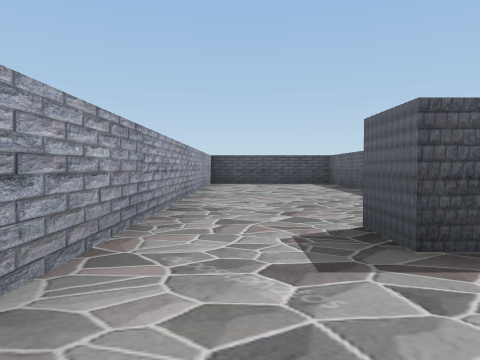
View 1 (above)

16 first-person views from a walk through a Unity game level. The camera is 0.39 m above the floor, tilts 2° down and sees 70° across. The floor is counted in squares, 1 m on a side. Each view is taken from the middle of a square. On the plan, view 1 faces up. The plan holds only what a view shows up to about 9 squares ahead; the rest is blank. The player character is not drawn.

View 2
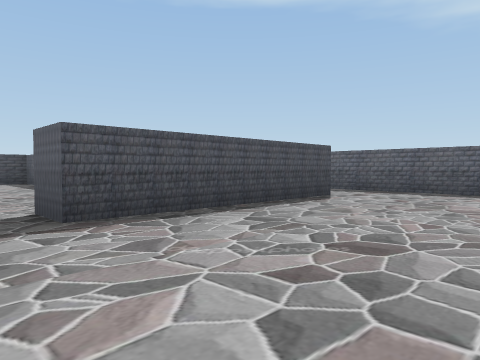

View 3
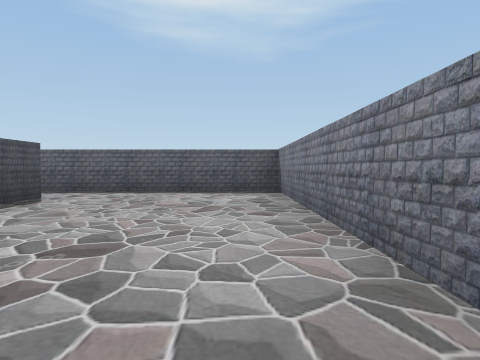

View 4
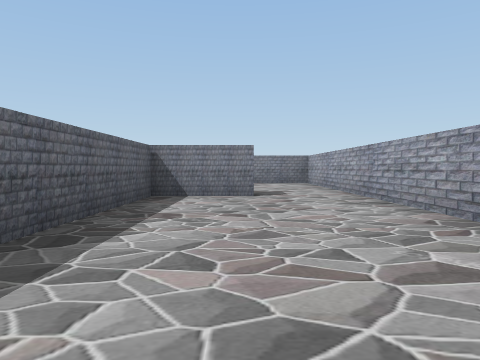

View 5
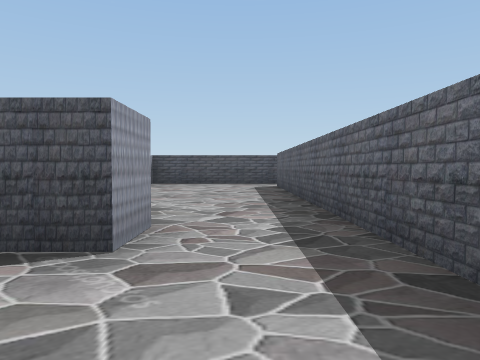

View 6
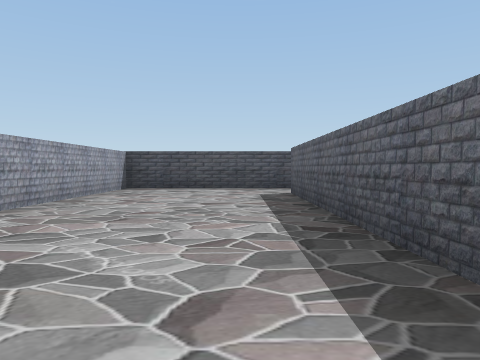

View 7
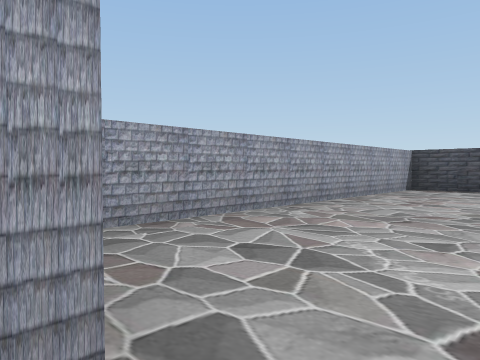

View 8
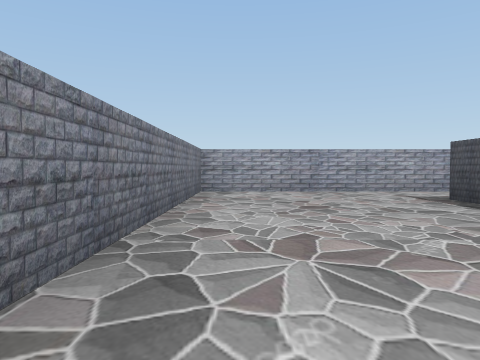

View 9
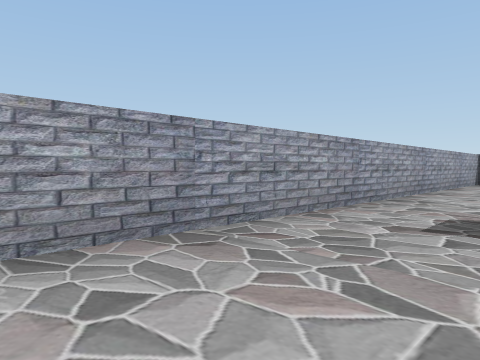

View 10
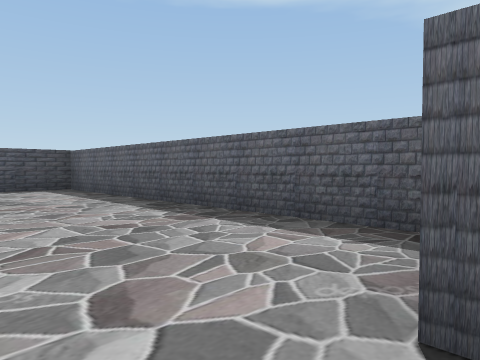

View 11
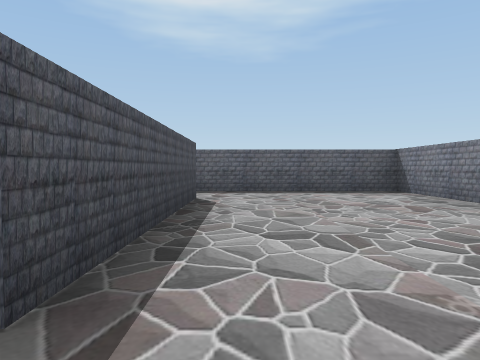

View 12
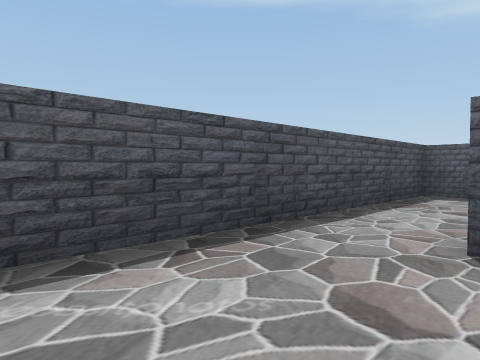

View 13
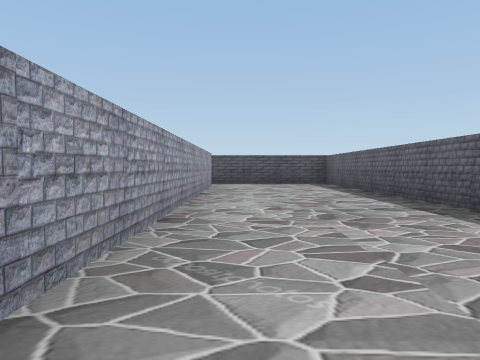

View 14
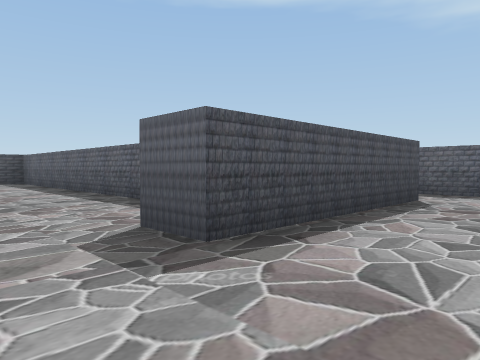

View 15
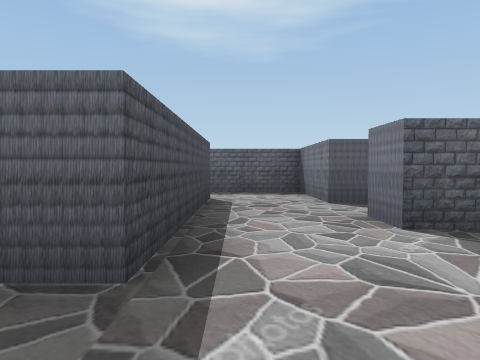

View 16
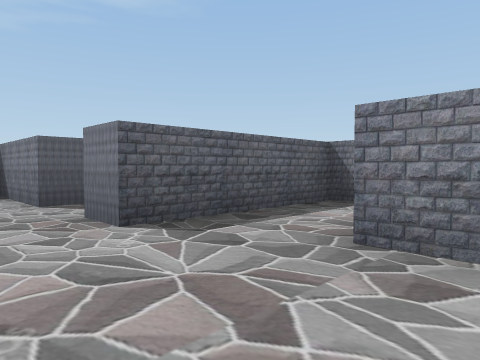

### Floor plan
Ten units are one square. View 1 is at (0, 0); x grows to the right and y downward. Boxes are objects, and circles mark ways between rooms. Rooms are numbered by the first view taken in them; rooms with no view inside come last. Other rooms are left out.
<svg viewBox="-12 -91 143 126">
<path fill="none" stroke="#000" d="M44 -24 44 -16 8 -16 8 -23M-7 -25 -7 17 58 17 58 -25M8 -23 22 -23 22 -86 -7 -86 -7 -25M65 -86 28 -86 28 -29M58 -25 58 -74M92 -29 92 -86 65 -86M115 -4 81 -4 81 -11M64 -74 64 -8M72 17 79 17M108 10 126 10 126 -8M92 30 92 10 99 10"/>
<circle cx="0" cy="-30" r="3" fill="#2a7"/>
<circle cx="50" cy="-20" r="3" fill="#2a7"/>
<circle cx="60" cy="-80" r="3" fill="#2a7"/>
<text x="20" y="0">1</text>
<text x="0" y="-60">2</text>
<text x="50" y="-60">3</text>
<text x="80" y="-30">4</text>
</svg>
Room 1 opens to room 2. Room 1 opens to room 3. Room 3 opens to room 4.

Where each view was taken, in squares from view 1:
view 1: 0 up, 0 right, facing up
view 2: 1 down, 0 right, facing up-right
view 3: 1 down, 0 right, facing right
view 4: 7 up, 1 right, facing down
view 5: 0 up, 5 right, facing up
view 6: 2 up, 5 right, facing up
view 7: 2 up, 5 right, facing up-left
view 8: 1 down, 5 right, facing left
view 9: 1 down, 1 right, facing up-left
view 10: 2 up, 0 right, facing up-right
view 11: 1 up, 0 right, facing right
view 12: 7 up, 4 right, facing up-right
view 13: 0 up, 7 right, facing up
view 14: 1 down, 7 right, facing up-right
view 15: 0 up, 7 right, facing right
view 16: 0 up, 7 right, facing down-right
